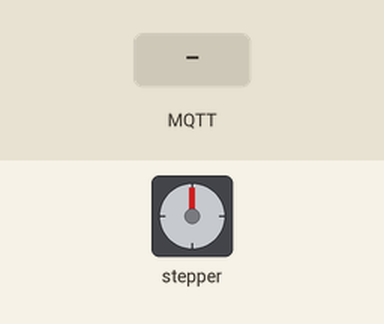
Bench run of a sketch on a simulated ESP32. Parts: stepper motor. The inputs (shaded band) are chosen by the test bench. WiFi joins after 1.5 s; servers stay silent unless stated; no MQTT or app messages arrive unless stated; stepper angles assume 50 steps per turn; what the sketch prints to the serial monitor is not drawn.

Above: at 2.7 s.
2.8 s: MQTT message "90" arrives on the first subscribed topic
At 5.0 s:
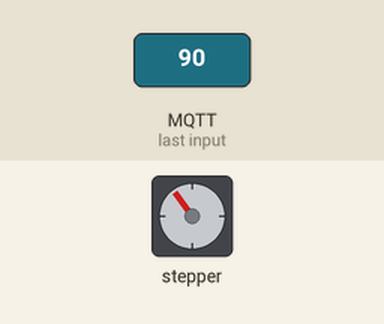
5.3 s: MQTT message "on" arrives on the first subscribed topic
At 5.45 s:
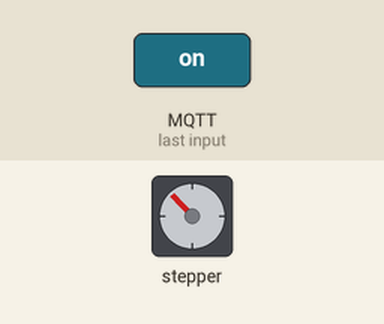
7.8 s: MQTT message "200" arrives on the first subscribed topic
At 7.95 s:
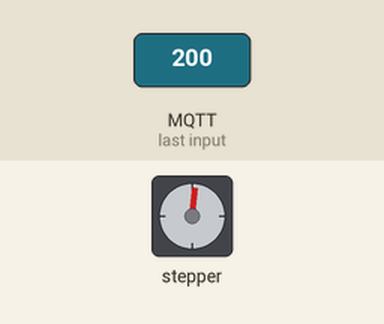
10.8 s: MQTT message "off" arrives on the first subscribed topic
At 10.95 s:
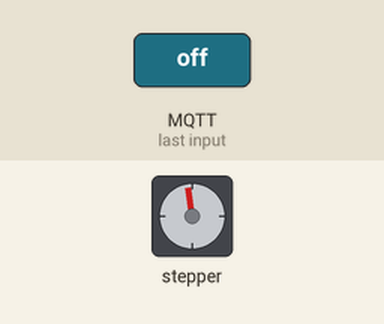
Timing chart, 0 to 14.7 s (numbered marks = the images above; inputs shaded):
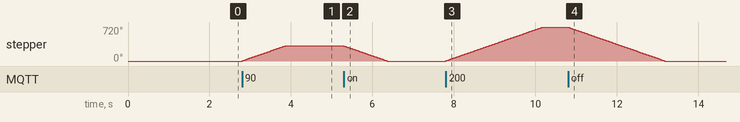

Measured:
- after the input at 2.8 s, stepper: turns 324° clockwise in 1.1 s, starting at once
- after the input at 5.3 s, stepper: turns 324° counter-clockwise in 1.1 s, starting at once
- after the input at 7.8 s, stepper: turns 720° clockwise in 2.4 s, starting at once
- after the input at 10.8 s, stepper: turns 720° counter-clockwise in 2.4 s, starting at once

The sketch:

HA_ESP32_MQTT_Cortina.ino
```cpp
/*
   MQTT Lights for Home-Assistant - NodeMCU (ESP32)

   Libraries :
    - ESP8266 core for Arduino : https://github.com/esp8266/Arduino
    - PubSubClient : https://github.com/knolleary/pubsubclient

   Sources :
    - File > Examples > ES8266WiFi > WiFiClient
    - File > Examples > PubSubClient > mqtt_auth
    - File > Examples > PubSubClient > mqtt_esp8266


   Aurelio M. - v1.1 - 04.2024
   If you like this example, please add a star! Thank you!
   https://github.com/yeyomuri/HA_MQTT_ESP32
*/

#include <Stepper.h>
#include <WiFi.h>
#include <PubSubClient.h>

// Cambié las credenciales a continuación, para que su ESP32 se conecte a su router
#define ssid "XXXXXXXXXXXXXXXXX"
#define password "XXXXXXXXX"

// Cambié las credenciales para conectarse al broker MQTT
#define mqtt_server "XXXXXXXXXXXXXX"
#define mqtt_user "XXXXXXXXXXXXXXX"
#define mqtt_password "XXXXXXXXXXXX"


WiFiClient espClient;
PubSubClient client(espClient);

//Parametros(numero de pasos por una revolucion, x, Y{primer par bobina},Z,W{segundo par de bobina})
Stepper MotorPasos1(50, 5, 18, 19, 21);
const int recorrido_completo = 50; //Cambiar en función del largo de la cortina
float aperturaActual = 0;
float aperturaFutura = 0;

// No cambié la función a continuación. Esta función conecta su ESP32 a su red WiFi

void setup_wifi() {
  int i=0;
  delay(10);
  Serial.println();
  Serial.print("Connecting to ");
  Serial.println(ssid);

  WiFi.begin(ssid, password);

  while (WiFi.status() != WL_CONNECTED) {
    delay(500);
    Serial.print(".");
    if(i == 5) ESP.restart();
    i++;
  }

  Serial.println("");
  Serial.println("WiFi connected");
  Serial.println("IP address: ");
  Serial.println(WiFi.localIP());
}

// Esta función se ejecuta cuando algún dispositivo publica un mensaje sobre un tema o tópico al que está suscrito su ESP32
void callback(String topic, byte* message, unsigned int length) {
  Serial.print("Message arrived on topic: ");
  Serial.print(topic);
  Serial.print(". Message: ");
  String messageTemp;

  for (int i = 0; i < length; i++) {
    Serial.print((char)message[i]);
    messageTemp += (char)message[i];
  }
  Serial.println();
//Programacio cortina
  if(topic=="casa/habitacion/principal/cortina"){
    aperturaActual = aperturaFutura;
    aperturaFutura = messageTemp.toFloat();
    MotorPasos1.step((aperturaFutura - aperturaActual)/100*recorrido_completo);
  }
}

// Esta función vuelve a conectar su ESP8266 a su broker MQTT
void reconnect() {
  while (!client.connected()) {
    Serial.print("Attempting MQTT connection...");
    if (client.connect("ESP32LED", mqtt_user, mqtt_password)) {
      Serial.println("connected");
      //Suscripción de tópicos, añada más si usted lo requiere
      client.subscribe("casa/habitacion/principal/cortina");
    } else {
      Serial.print("failed, rc=");
      Serial.print(client.state());
      Serial.println(" try again in 5 seconds");
      delay(5000);
    }
  }
}

//Inicializa GPIOS, MQTT broker y llama a la función callback
void setup() {
  MotorPasos1.setSpeed(50);
  Serial.begin(115200);
  setup_wifi();
  client.setServer(mqtt_server, 1883);
  client.setCallback(callback);
}

//Se asegura de que la esp32 este conectada al broker
void loop() {
  if (!client.connected()) {
    reconnect();
  }
  client.loop();
}
```
